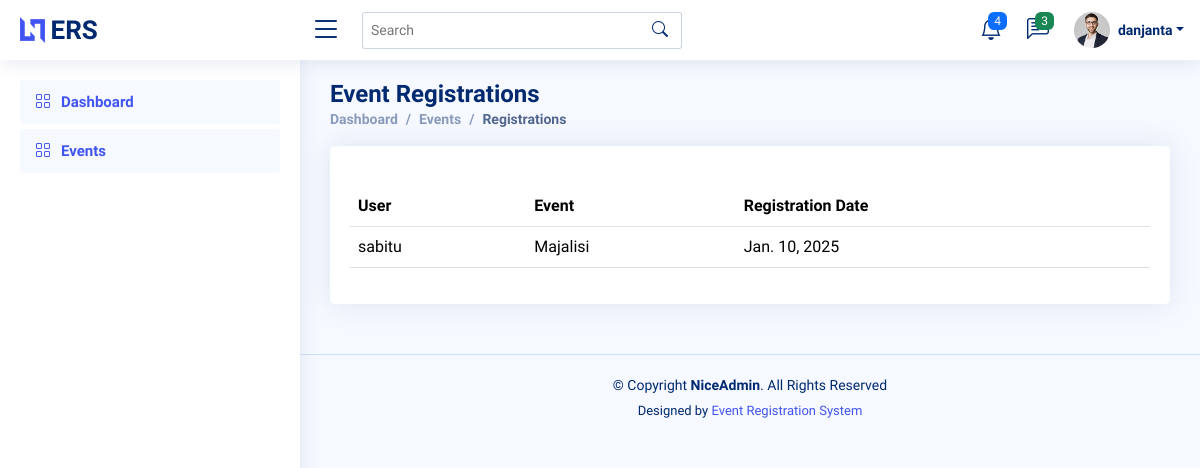
/events/registrations (signed in), run on an earlier commit of the app's database.
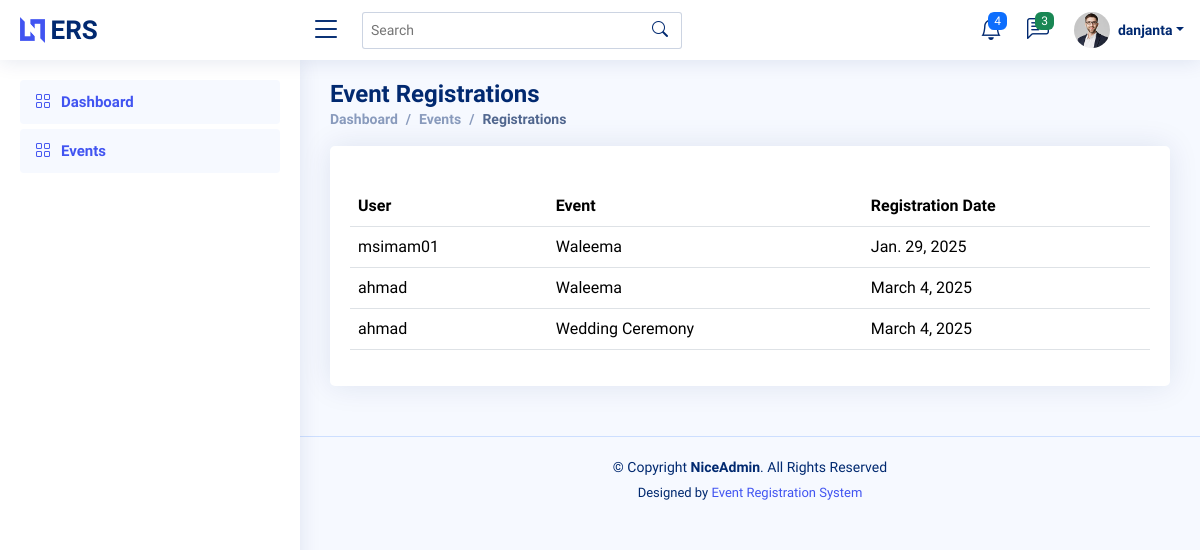
And on a later commit of the database.
### events/models.py (models this page shows, shortened)
class EventRegistration(models.Model):
    user = models.ForeignKey(to=User, related_name='user', on_delete=models.CASCADE)
    event = models.ForeignKey(to=Event, related_name='event', on_delete=models.CASCADE)
    registration_date = models.DateField(auto_now_add=True)

class Event(models.Model):
    title = models.CharField(max_length=50)
    description = models.TextField()
    date = models.DateField()
    time = models.TimeField()
    location = models.CharField(max_length=200)
    max_participants = models.IntegerField()
    def __str__(self):
        return f"{self.title}"

### events/views.py (the view)
# urls.py: path('registrations', views.registrations, name='registrations'),
@login_required(login_url='/accounts/login')
def registrations(request):
    event_registrations = EventRegistration.objects.select_related('user', 'event').all().exclude(user=request.user)
    context = {
        'event_registrations': event_registrations
    }
    return render(request, 'events/registration.html', context)

### templates/events/registration.html (shortened to what this page needs)
{% extends 'base.html' %}
{% block content %}
  <main id="main" class="main">
    <div class="pagetitle">
      <h1>Event Registrations</h1>
      <nav>
        <ol class="breadcrumb">
          <li class="breadcrumb-item">
            <a href="index.html">Dashboard</a>
          </li>
          <li class="breadcrumb-item">
            <a href="index.html">Events</a>
          </li>
          <li class="breadcrumb-item active">Registrations</li>
        </ol>
      </nav>
    </div>
    <section class="section">
      <div class="row">
        <div class="col-lg-12">
          <div class="card">
            <div class="card-title p-3"></div>
            <div class="card-body">
              <table class="table datatable">
                <thead>
                  <tr>
                    <th>User</th>
                    <th>Event</th>
                    <th>Registration Date</th>
                  </tr>
                </thead>
                <tbody>
                  {% for item in event_registrations %}
                    <tr>
                      <td>{{ item.user }}</td>
                      <td>{{ item.event }}</td>
                      <td>{{ item.registration_date }}</td>
                    </tr>
                  {% endfor %}
                </tbody>
              </table>
            </div>
          </div>
        </div>
      </div>
    </section>
  </main>
{% endblock %}

### templates/base.html (shortened to what this page needs)
{% load static %}
<!DOCTYPE html>
<html lang="en">
<head>
  <link href="{% static 'vendor/bootstrap/css/bootstrap.min.css' %} " rel="stylesheet">
  <link href="{% static 'vendor/bootstrap-icons/bootstrap-icons.css' %} " rel="stylesheet">
  <link href="{% static 'vendor/boxicons/css/boxicons.min.css' %} " rel="stylesheet">
  <link href="{% static 'vendor/quill/quill.snow.css' %} " rel="stylesheet">
  <link href="{% static 'vendor/quill/quill.bubble.css' %} " rel="stylesheet">
  <link href="{% static 'vendor/remixicon/remixicon.css' %} " rel="stylesheet">
  <link href="{% static 'vendor/simple-datatables/style.css' %} " rel="stylesheet">
  <link href="{% static 'css/style.css' %} " rel="stylesheet">
</head>
<body>
    {% include "_header.html" %}
    {% include "_sidebar.html" %}
    {% block content %}
    {% endblock %}
    {% include "_footer.html" %}
</body>
</html>

### templates/_header.html (shortened to what this page needs)
{% load static %}
<header id="header" class="header fixed-top d-flex align-items-center">
    <div class="d-flex align-items-center justify-content-between">
      <a href="index.html" class="logo d-flex align-items-center">
        <img src="{% static 'img/logo.png' %}" alt="">
        <span class="d-none d-lg-block">ERS</span>
      </a>
      <i class="bi bi-list toggle-sidebar-btn"></i>
    </div>
    <div class="search-bar">
      <form class="search-form d-flex align-items-center" method="POST" action="#">
        <input type="text" name="query" placeholder="Search" title="Enter search keyword">
        <button type="submit" title="Search"><i class="bi bi-search"></i></button>
      </form>
    </div>
    <nav class="header-nav ms-auto">
      <ul class="d-flex align-items-center">
        <li class="nav-item dropdown">
          <a class="nav-link nav-icon" href="#" data-bs-toggle="dropdown">
            <i class="bi bi-bell"></i>
            <span class="badge bg-primary badge-number">4</span>
          </a>
        </li>
        <li class="nav-item dropdown">
          <a class="nav-link nav-icon" href="#" data-bs-toggle="dropdown">
            <i class="bi bi-chat-left-text"></i>
            <span class="badge bg-success badge-number">3</span>
          </a>
        </li>
        <li class="nav-item dropdown pe-3">
          <a class="nav-link nav-profile d-flex align-items-center pe-0" href="#" data-bs-toggle="dropdown">
            <img src="{% static 'img/profile-img.jpg' %} " alt="Profile" class="rounded-circle">
            <span class="d-none d-md-block dropdown-toggle ps-2">{{ request.user }}</span>
          </a>
        </li>
      </ul>
    </nav>
  </header>

### templates/_sidebar.html (shortened to what this page needs)
<aside id="sidebar" class="sidebar">
  <ul class="sidebar-nav" id="sidebar-nav">
    <li class="nav-item">
      <a class="nav-link active" href="{% url 'home' %}">
        <i class="bi bi-grid"></i>
        <span>Dashboard</span>
      </a>
    </li>
    <li class="nav-item">
      <a class="nav-link" href="{% url 'events:events' %}">
        <i class="bi bi-grid"></i>
        <span>Events</span>
      </a>
    </li>
  </ul>
</aside>

### templates/_footer.html
<footer id="footer" class="footer">
    <div class="copyright">
      &copy; Copyright <strong><span>NiceAdmin</span></strong>. All Rights Reserved
    </div>
    <div class="credits">
      Designed by <a href="#">Event Registration System</a>
    </div>
  </footer>

### static/css/style.css (style rules this page uses)
:root { scroll-behavior: smooth; }
body { font-family: "Open Sans", sans-serif; background: #f6f9ff; color: #444444; }
a { color: #4154f1; text-decoration: none; }
h1, h2, h3, h4, h5, h6 { font-family: "Nunito", sans-serif; }
#main { margin-top: 60px; padding: 20px 30px; transition: all 0.3s; }
.pagetitle { margin-bottom: 10px; }
.pagetitle h1 { font-size: 24px; margin-bottom: 0; font-weight: 600; color: #012970; }
.card { margin-bottom: 30px; border: none; border-radius: 5px; box-shadow: 0px 0 30px rgba(1, 41, 112, 0.1); }
.card-title { padding: 20px 0 15px 0; font-size: 18px; font-weight: 500; color: #012970; font-family: "Poppins", sans-serif; }
.card-body { padding: 0 20px 20px 20px; }
.breadcrumb { font-size: 14px; font-family: "Nunito", sans-serif; color: #899bbd; font-weight: 600; }
.breadcrumb a { color: #899bbd; transition: 0.3s; }
.breadcrumb .breadcrumb-item::before { color: #899bbd; }
.breadcrumb .active { color: #51678f; font-weight: 600; }
.logo { line-height: 1; }
@media (min-width: 1200px) { .logo { width: 280px; } }
.logo img { max-height: 26px; margin-right: 6px; }
.logo span { font-size: 26px; font-weight: 700; color: #012970; font-family: "Nunito", sans-serif; }
.header { transition: all 0.5s; z-index: 997; height: 60px; box-shadow: 0px 2px 20px rgba(1, 41, 112, 0.1); background-color: #fff; padding-left: 20px; }
.header .toggle-sidebar-btn { font-size: 32px; padding-left: 10px; cursor: pointer; color: #012970; }
.header .search-bar { min-width: 360px; padding: 0 20px; }
.header .search-form { width: 100%; }
.header .search-form input { border: 0; font-size: 14px; color: #012970; border: 1px solid rgba(1, 41, 112, 0.2); padding: 7px 38px 7px 8px; border-radius: 3px; transition: 0.3s; width: 100%; }
.header .search-form button { border: 0; padding: 0; margin-left: -30px; background: none; }
.header .search-form button i { color: #012970; }
.header-nav ul { list-style: none; }
.header-nav>ul { margin: 0; padding: 0; }
.header-nav .nav-icon { font-size: 22px; color: #012970; margin-right: 25px; position: relative; }
.header-nav .nav-profile { color: #012970; }
.header-nav .nav-profile img { max-height: 36px; }
.header-nav .nav-profile span { font-size: 14px; font-weight: 600; }
.header-nav .badge-number { position: absolute; inset: -2px -5px auto auto; font-weight: normal; font-size: 12px; padding: 3px 6px; }
.sidebar { position: fixed; top: 60px; left: 0; bottom: 0; width: 300px; z-index: 996; transition: all 0.3s; padding: 20px; overflow-y: auto; scrollbar-width: thin; scrollbar-color: #aab7cf transparent; box-shadow: 0px 0px 20px rgba(1, 41, 112, 0.1); background-color: #fff; }
@media (min-width: 1200px) { #main, #footer { margin-left: 300px; } }
.sidebar-nav { padding: 0; margin: 0; list-style: none; }
.sidebar-nav li { padding: 0; margin: 0; list-style: none; }
.sidebar-nav .nav-item { margin-bottom: 5px; }
.sidebar-nav .nav-link { display: flex; align-items: center; font-size: 15px; font-weight: 600; color: #4154f1; transition: 0.3; background: #f6f9ff; padding: 10px 15px; border-radius: 4px; }
.sidebar-nav .nav-link i { font-size: 16px; margin-right: 10px; color: #4154f1; }
.footer { padding: 20px 0; font-size: 14px; transition: all 0.3s; border-top: 1px solid #cddfff; }
.footer .copyright { text-align: center; color: #012970; }
.footer .credits { padding-top: 5px; text-align: center; font-size: 13px; color: #012970; }

What changed in the data, as far as the page shows it:
removed EventRegistration: user "sabitu", event "Majalisi", registration_date "Jan. 10, 2025"
added EventRegistration: user "msimam01", event "Waleema", registration_date "Jan. 29, 2025"
added EventRegistration: user "ahmad", event "Waleema", registration_date "March 4, 2025"
added EventRegistration: user "ahmad", event "Wedding Ceremony", registration_date "March 4, 2025"
